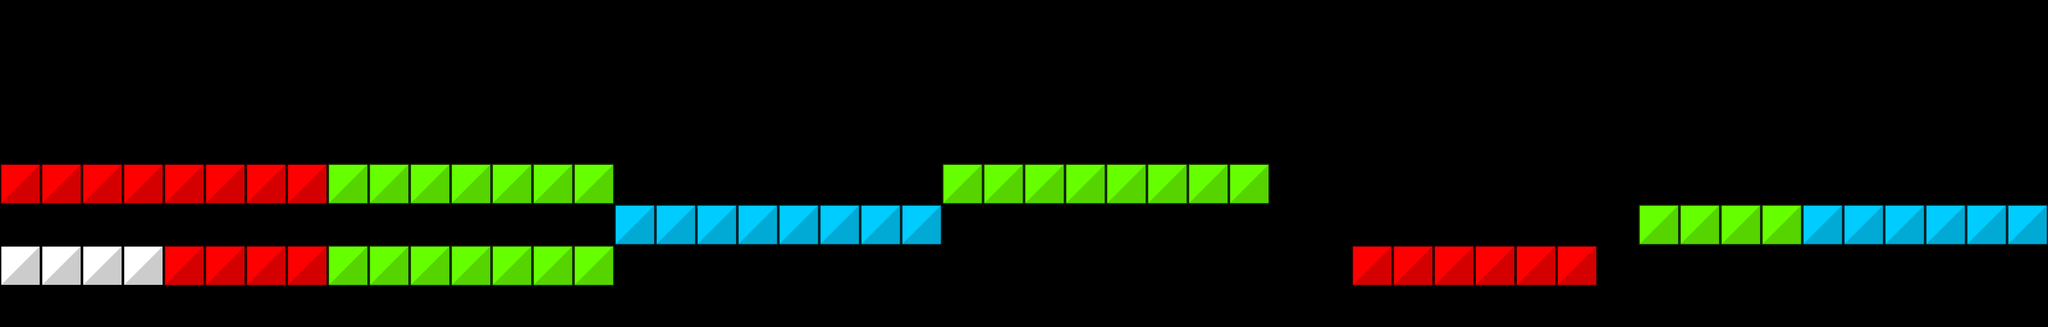

This game map was drawn from its Tiled (.tmx) file and the tilesets committed beside it. A one-line description and the trimmed map source follow:
An orthogonal 50x8 tile map with 64x64 px tiles, 1 tile layer (PLATFORM), 3 tilesets and 14 objects.

<map version="1.0" orientation="orthogonal" renderorder="right-down" width="50" height="8" tilewidth="64" tileheight="64" nextobjectid="44">
 <tileset firstgid="1" name="platformSet" tilewidth="64" tileheight="64" tilecount="4" columns="4">
  <image source="../spritesheets/platformSet.png" width="256" height="64" />
 </tileset>
 <tileset firstgid="5" name="player" tilewidth="64" tileheight="64" tilecount="1" columns="1">
  <image source="../textures/player/player_red.png" width="64" height="64" />
 </tileset>
 <tileset firstgid="6" name="enemies" tilewidth="64" tileheight="64" tilecount="3" columns="0">
  <tile id="0">
   <image width="64" height="64" source="../textures/enemies/blueAlive.png" />
  </tile>
  <tile id="1">
   <image width="64" height="64" source="../textures/enemies/greenAlive.png" />
  </tile>
  <tile id="2">
   <properties>
    <property name="Colour" value="RED" />
   </properties>
   <image width="64" height="64" source="../textures/enemies/redAlive.png" />
  </tile>
 </tileset>
 <layer name="PLATFORM" width="50" height="8">
  <data>[400 cells, 62 non-empty, 4 distinct tile ids]</data>
 </layer>
 <objectgroup name="PLAYER">
  <object id="24" gid="5" x="0" y="320" width="64" height="64" />
 </objectgroup>
 <objectgroup name="BOUNDARY">
  <object id="23" x="0" y="-192">
   <polyline points="0,0 0,1024 3328,1024 3328,0 0,0" />
  </object>
 </objectgroup>
 <objectgroup name="FAILBOUNDARY">
  <object id="29" x="0" y="704">
   <polyline points="0,0 3328,0 3328,128 0,128 0,0" />
  </object>
 </objectgroup>
 <objectgroup name="PASSBOUNDARY">
  <object id="30" x="3200" y="-192">
   <polyline points="0,0 0,640 128,640 128,0 0,0" />
  </object>
 </objectgroup>
 <objectgroup name="ENEMIES">
  <object id="31" gid="6" x="1024" y="320" width="64" height="64">
   <properties>
    <property name="Colour" value="BLUE" />
   </properties>
  </object>
  <object id="32" gid="6" x="1152" y="320" width="64" height="64">
   <properties>
    <property name="Colour" value="BLUE" />
   </properties>
  </object>
  <object id="33" gid="6" x="1280" y="320" width="64" height="64">
   <properties>
    <property name="Colour" value="BLUE" />
   </properties>
  </object>
  <object id="34" gid="6" x="1408" y="320" width="64" height="64">
   <properties>
    <property name="Colour" value="BLUE" />
   </properties>
  </object>
  <object id="35" gid="6" x="2880" y="320" width="64" height="64">
   <properties>
    <property name="Colour" value="BLUE" />
   </properties>
  </object>
  <object id="36" gid="6" x="3008" y="320" width="64" height="64">
   <properties>
    <property name="Colour" value="BLUE" />
   </properties>
  </object>
  <object id="38" gid="7" x="1600" y="256" width="64" height="64">
   <properties>
    <property name="Colour" value="GREEN" />
   </properties>
  </object>
  <object id="41" gid="7" x="1728" y="256" width="64" height="64">
   <properties>
    <property name="Colour" value="GREEN" />
   </properties>
  </object>
  <object id="42" gid="7" x="768" y="256" width="64" height="64">
   <properties>
    <property name="Colour" value="GREEN" />
   </properties>
  </object>
  <object id="43" gid="7" x="576" y="256" width="64" height="64">
   <properties>
    <property name="Colour" value="GREEN" />
   </properties>
  </object>
 </objectgroup>
</map>
